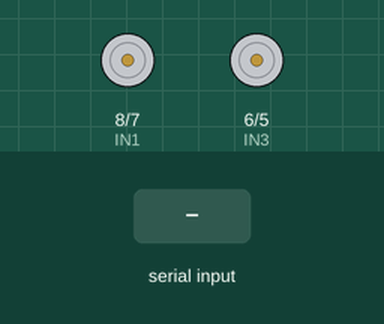
The sketch below on a simulated Arduino Uno, built with avr-gcc and run on an emulated ATmega328P. Shown: motor-driver pin pairs drawn as motors (green arrow = first pin HIGH = forward, orange = second pin HIGH = backward, longer = more drive, scaled by the enable pin). Inputs (shaded band) come from the test bench.

Above: at 1.2 s.
1.3 s: "forward\n" received over Serial
At 2.5 s:
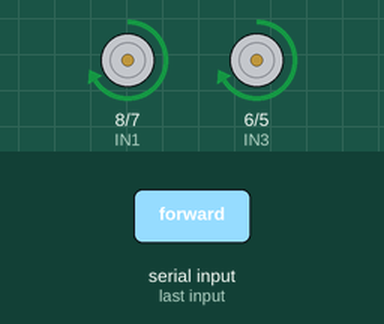
2.8 s: "backward\n" received over Serial
At 3.7 s:
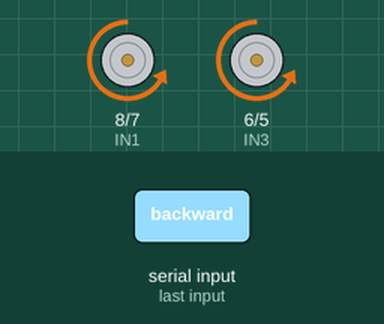
4.3 s: "left\n" received over Serial
At 4.7 s:
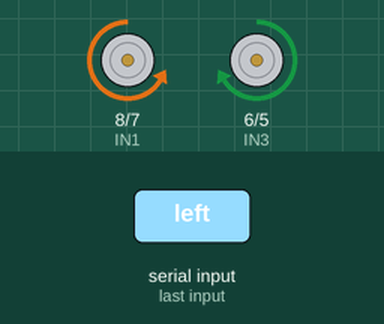
5.8 s: "right\n" received over Serial
At 7.0 s:
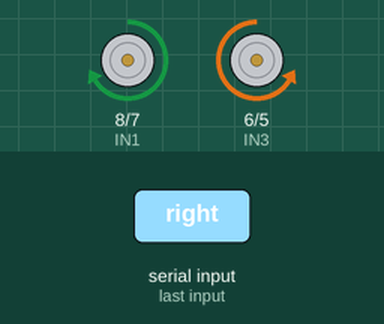
7.3 s: "stop\n" received over Serial
At 8.2 s:
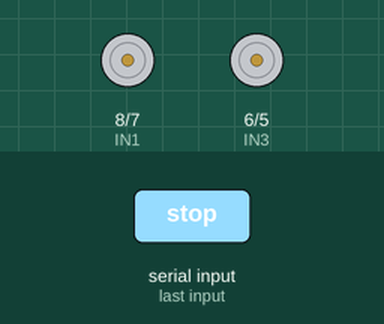
Timing chart, 0 to 9.8 s (numbered marks = the images above; inputs shaded):
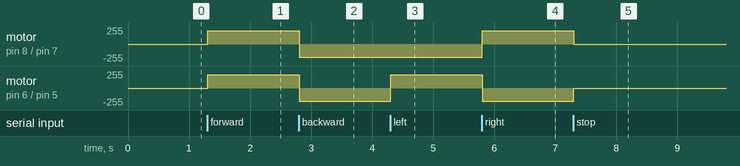

Measured:
- after the input at 1.3 s, motor on pin 8 (IN1) / pin 7 (IN2), motor on pin 6 (IN3) / pin 5 (IN4): stopped → forward 200/255 at once
- after the input at 2.8 s, motor on pin 8 (IN1) / pin 7 (IN2), motor on pin 6 (IN3) / pin 5 (IN4): forward 200/255 → backward 200/255 at once
- after the input at 4.3 s, motor on pin 6 (IN3) / pin 5 (IN4): backward 200/255 → forward 200/255 at once
- after the input at 5.8 s, motor on pin 8 (IN1) / pin 7 (IN2): backward 200/255 → forward 200/255 at once; motor on pin 6 (IN3) / pin 5 (IN4): forward 200/255 → backward 200/255 at once
- after the input at 7.3 s, motor on pin 8 (IN1) / pin 7 (IN2): forward 200/255 → stopped at once; motor on pin 6 (IN3) / pin 5 (IN4): backward 200/255 → stopped at once

The sketch:

wheelchair.ino
```cpp
// Voice-Controlled Wheelchair
// Controlled via Bluetooth (HC-05) and Arduino UNO

#define ENA 9
#define IN1 8
#define IN2 7
#define IN3 6
#define IN4 5
#define ENB 3

String command = "";

void setup() {
  Serial.begin(9600); // Bluetooth baud rate
  pinMode(ENA, OUTPUT);
  pinMode(ENB, OUTPUT);
  pinMode(IN1, OUTPUT);
  pinMode(IN2, OUTPUT);
  pinMode(IN3, OUTPUT);
  pinMode(IN4, OUTPUT);
}

void loop() {
  if (Serial.available()) {
    command = Serial.readStringUntil('\n');
    command.trim();
    command.toLowerCase();

    if (command == "forward") {
      moveForward();
    } else if (command == "backward") {
      moveBackward();
    } else if (command == "left") {
      turnLeft();
    } else if (command == "right") {
      turnRight();
    } else if (command == "stop") {
      stopMotors();
    }
  }
}

void moveForward() {
  digitalWrite(IN1, HIGH);
  digitalWrite(IN2, LOW);
  digitalWrite(IN3, HIGH);
  digitalWrite(IN4, LOW);
  analogWrite(ENA, 200);
  analogWrite(ENB, 200);
}

void moveBackward() {
  digitalWrite(IN1, LOW);
  digitalWrite(IN2, HIGH);
  digitalWrite(IN3, LOW);
  digitalWrite(IN4, HIGH);
  analogWrite(ENA, 200);
  analogWrite(ENB, 200);
}

void turnLeft() {
  digitalWrite(IN1, LOW);
  digitalWrite(IN2, HIGH);
  digitalWrite(IN3, HIGH);
  digitalWrite(IN4, LOW);
  analogWrite(ENA, 200);
  analogWrite(ENB, 200);
}

void turnRight() {
  digitalWrite(IN1, HIGH);
  digitalWrite(IN2, LOW);
  digitalWrite(IN3, LOW);
  digitalWrite(IN4, HIGH);
  analogWrite(ENA, 200);
  analogWrite(ENB, 200);
}

void stopMotors() {
  digitalWrite(IN1, LOW);
  digitalWrite(IN2, LOW);
  digitalWrite(IN3, LOW);
  digitalWrite(IN4, LOW);
}
```
